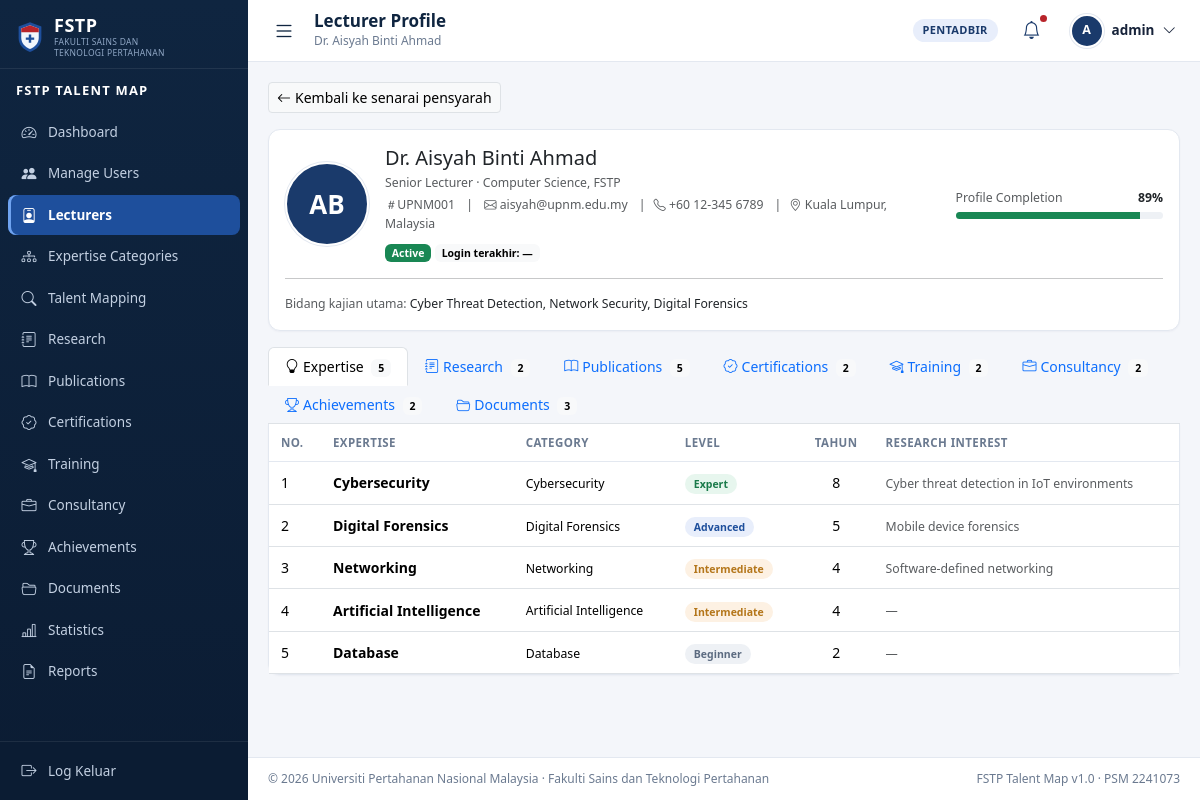
Page /admin/lecturers-view.php?id=1 (signed in) on the committed database.
### tables this page shows
CREATE TABLE users (
  user_id          INT AUTO_INCREMENT PRIMARY KEY,
  username         VARCHAR(50)  NOT NULL UNIQUE,
  email            VARCHAR(100) NOT NULL UNIQUE,
  password         VARCHAR(255) NOT NULL COMMENT 'password_hash() bcrypt',
  `role`           ENUM('admin','lecturer') NOT NULL DEFAULT 'lecturer',
  department_id    INT          NULL,
  status           ENUM('active','inactive') NOT NULL DEFAULT 'active',
  initial_password VARCHAR(50)  NULL COMMENT 'shown once when Admin resets',
  must_change_pw   TINYINT(1)   NOT NULL DEFAULT 0,
  last_login       DATETIME     NULL,
  created_at       DATETIME     NOT NULL DEFAULT CURRENT_TIMESTAMP,
  CONSTRAINT fk_users_department FOREIGN KEY (department_id)
    REFERENCES departments(department_id) ON DELETE SET NULL,
  INDEX idx_users_role (role),
  INDEX idx_users_status (status)
);

CREATE TABLE lecturers (
  lecturer_id   INT AUTO_INCREMENT PRIMARY KEY,
  user_id       INT          NOT NULL UNIQUE,
  staff_no      VARCHAR(20)  NOT NULL UNIQUE,
  full_name     VARCHAR(100) NOT NULL,
  email         VARCHAR(100) NOT NULL,
  department_id INT          NOT NULL,
  `position`    VARCHAR(100) NOT NULL,
  phone         VARCHAR(20)  NULL,
  location      VARCHAR(100) NULL,
  profile_photo VARCHAR(255) NULL,
  research_area TEXT         NULL,
  status        ENUM('active','inactive') NOT NULL DEFAULT 'active',
  created_at    DATETIME     NOT NULL DEFAULT CURRENT_TIMESTAMP,
  updated_at    DATETIME     NOT NULL DEFAULT CURRENT_TIMESTAMP ON UPDATE CURRENT_TIMESTAMP,
  CONSTRAINT fk_lecturers_user       FOREIGN KEY (user_id)       REFERENCES users(user_id)       ON DELETE CASCADE,
  CONSTRAINT fk_lecturers_department FOREIGN KEY (department_id) REFERENCES departments(department_id) ON DELETE RESTRICT,
  INDEX idx_lecturers_name (full_name),
  INDEX idx_lecturers_dept (department_id)
);

CREATE TABLE departments (
  department_id   INT AUTO_INCREMENT PRIMARY KEY,
  department_code VARCHAR(20)  NOT NULL UNIQUE,
  department_name VARCHAR(100) NOT NULL UNIQUE,
  description     TEXT         NULL,
  status          ENUM('active','inactive') NOT NULL DEFAULT 'active'
);

CREATE TABLE training (
  training_id         INT AUTO_INCREMENT PRIMARY KEY,
  lecturer_id         INT NOT NULL,
  training_name       VARCHAR(150) NOT NULL,
  organizer           VARCHAR(150) NOT NULL,
  `date`              DATE NOT NULL,
  duration_days       INT NOT NULL DEFAULT 1,
  status              ENUM('Completed','Ongoing','Planned') NOT NULL DEFAULT 'Completed',
  description         TEXT NULL,
  supporting_document VARCHAR(255) NULL,
  created_at          DATETIME NOT NULL DEFAULT CURRENT_TIMESTAMP,
  CONSTRAINT fk_training_lecturer FOREIGN KEY (lecturer_id) REFERENCES lecturers(lecturer_id) ON DELETE CASCADE,
  INDEX idx_training_lecturer (lecturer_id)
);

CREATE TABLE lecturer_expertise (
  lecturer_expertise_id INT AUTO_INCREMENT PRIMARY KEY,
  lecturer_id           INT NOT NULL,
  expertise_id          INT NOT NULL,
  expertise_level       ENUM('Beginner','Intermediate','Advanced','Expert') NOT NULL DEFAULT 'Beginner',
  years_experience      INT NOT NULL DEFAULT 0,
  research_interest     TEXT NULL COMMENT 'Research Interest (optional)',
  supporting_document   VARCHAR(255) NULL,
  status                ENUM('active','inactive') NOT NULL DEFAULT 'active',
  created_at            DATETIME NOT NULL DEFAULT CURRENT_TIMESTAMP,
  CONSTRAINT fk_le_lecturer  FOREIGN KEY (lecturer_id)  REFERENCES lecturers(lecturer_id) ON DELETE CASCADE,
  CONSTRAINT fk_le_expertise FOREIGN KEY (expertise_id) REFERENCES expertise(expertise_id) ON DELETE CASCADE,
  UNIQUE KEY uq_lecturer_expertise (lecturer_id, expertise_id),
  INDEX idx_le_expertise (expertise_id),
  INDEX idx_le_level (expertise_level)
);

CREATE TABLE expertise (
  expertise_id   INT AUTO_INCREMENT PRIMARY KEY,
  category_id    INT          NOT NULL,
  expertise_name VARCHAR(100) NOT NULL UNIQUE,
  description    TEXT         NULL,
  status         ENUM('active','inactive') NOT NULL DEFAULT 'active',
  created_at     DATETIME     NOT NULL DEFAULT CURRENT_TIMESTAMP,
  CONSTRAINT fk_expertise_category FOREIGN KEY (category_id)
    REFERENCES expertise_categories(category_id) ON DELETE RESTRICT,
  INDEX idx_expertise_name (expertise_name)
);

CREATE TABLE expertise_categories (
  category_id   INT AUTO_INCREMENT PRIMARY KEY,
  category_name VARCHAR(100) NOT NULL UNIQUE,
  description   TEXT         NULL,
  status        ENUM('active','inactive') NOT NULL DEFAULT 'active',
  created_at    DATETIME     NOT NULL DEFAULT CURRENT_TIMESTAMP
);

### admin/lecturers-view.php (the view, shortened to what the rows shown need)
<?php
require_once __DIR__ . '/../includes/auth.php';
require_admin();
$pdo        = db();
$lecturerId = (int)($_GET['id'] ?? 0);
$stmt = $pdo->prepare(
    'SELECT l.*, d.department_name, d.department_code,
            u.username, u.email AS login_email, u.status AS user_status, u.last_login
       FROM lecturers l
       LEFT JOIN departments d ON d.department_id = l.department_id
       LEFT JOIN users       u ON u.user_id       = l.user_id
      WHERE l.lecturer_id = :id
      LIMIT 1'
);
$stmt->execute([':id' => $lecturerId]);
$lecturer = $stmt->fetch();
$stmt = $pdo->prepare(
    'SELECT le.expertise_level, le.years_experience, le.research_interest, le.status, le.created_at,
            ex.expertise_name, ec.category_name
       FROM lecturer_expertise le
       JOIN expertise ex            ON ex.expertise_id = le.expertise_id
       LEFT JOIN expertise_categories ec ON ec.category_id = ex.category_id
      WHERE le.lecturer_id = :id
      ORDER BY FIELD(le.expertise_level, \'Expert\', \'Advanced\', \'Intermediate\', \'Beginner\'),
               le.years_experience DESC'
);
$stmt->execute([':id' => $lecturerId]);
$expertiseRows = $stmt->fetchAll();
$records    = [];
$counts     = [];
foreach (record_types() as $key => $type) {
    $sql = 'SELECT ' . $type['select'] . '
              FROM ' . $type['table'] . ' x
             WHERE x.lecturer_id = :id
             ORDER BY ' . $type['order'];
    $s = $pdo->prepare($sql);
    $s->execute([':id' => $lecturerId]);
    $records[$key] = $s->fetchAll();
    $counts[$key]  = count($records[$key]);
}
$photo = $lecturer['profile_photo'] && is_file(UPLOAD_PHOTO_DIR . '/' . $lecturer['profile_photo'])
    ? UPLOAD_PHOTO_URL . '/' . rawurlencode($lecturer['profile_photo'])
    : null;
$page_title = 'Lecturer Profile';
require_once __DIR__ . '/../includes/header.php';
?>
<div class="card mb-3">
    <div class="card-body">
        <div class="row g-3 align-items-center">
            <div class="col-auto">
                <?php if ($photo): ?>
                    <img src="<?= e($photo) ?>" alt="" class="avatar" style="width:84px;height:84px">
                <?php else: ?>
                    <span class="avatar avatar-initials" style="width:84px;height:84px;font-size:26px">
                        <?= e(initials($lecturer['full_name'])) ?>
                    </span>
                <?php endif; ?>
            </div>
            <div class="col">
                <h5 class="mb-1"><?= e($lecturer['full_name']) ?></h5>
                <div class="text-muted small mb-1">
                    <?= e($lecturer['position']) ?> &middot; <?= e($lecturer['department_name'] ?? '') ?>, FSTP
                </div>
                <div class="small text-muted">
                    <i class="bi bi-hash"></i><?= e($lecturer['staff_no']) ?>
                    <span class="mx-2">|</span>
                    <i class="bi bi-envelope"></i> <?= e($lecturer['email']) ?>
                    <?php if ($lecturer['phone']): ?>
                        <span class="mx-2">|</span><i class="bi bi-telephone"></i> <?= e($lecturer['phone']) ?>
                    <?php endif; ?>
                    <?php if ($lecturer['location']): ?>
                        <span class="mx-2">|</span><i class="bi bi-geo-alt"></i> <?= e($lecturer['location']) ?>
                    <?php endif; ?>
                </div>
                <div class="mt-2">
                    <?php if ($lecturer['status'] === 'active'): ?>
                        <span class="badge text-bg-success">Active</span>
                    <?php else: ?>
                        <span class="badge text-bg-secondary">Inactive</span>
                    <?php endif; ?>
                    <span class="badge text-bg-light">Login terakhir:
                        <?= e(relative_time($lecturer['last_login'])) ?></span>
                </div>
            </div>
            <div class="col-md-3">
            </div>
        </div>
        <?php if ($lecturer['research_area']): ?>
            <hr class="my-3">
            <div class="small">
                <span class="text-muted">Bidang kajian utama:</span>
                <?= e($lecturer['research_area']) ?>
            </div>
        <?php endif; ?>
    </div>
</div>
<ul class="nav nav-tabs" id="profileTabs" role="tablist">
    <?php foreach (record_types() as $key => $type): ?>
        <li class="nav-item" role="presentation">
            <button class="nav-link" data-bs-toggle="tab" data-bs-target="#tab-<?= e($key) ?>" type="button">
                <i class="bi <?= e($type['icon']) ?> me-1"></i><?= e($type['label']) ?>
                <span class="badge text-bg-light ms-1"><?= (int)$counts[$key] ?></span>
            </button>
        </li>
    <?php endforeach; ?>
</ul>
<div class="tab-content card border-top-0" style="border-radius:0 0 var(--fstp-radius) var(--fstp-radius)">
    <div class="tab-pane fade show active" id="tab-expertise">
        <div class="table-responsive">
            <table class="table table-hover align-middle mb-0">
                <thead>
                    <tr>
                        <th style="width:52px">No.</th>
                        <th>Expertise</th>
                        <th>Category</th>
                        <th>Level</th>
                        <th class="text-center">Tahun</th>
                        <th>Research Interest</th>
                    </tr>
                </thead>
                <tbody>
                <?php if (!$expertiseRows): ?>
                    <tr><td colspan="6"><div class="empty-state">
                        <i class="bi bi-lightbulb"></i>Tiada rekod kepakaran.</div></td></tr>
                <?php else: ?>
                    <?php foreach ($expertiseRows as $i => $row): ?>
                        <tr>
                            <td><?= $i + 1 ?></td>
                            <td><b><?= e($row['expertise_name']) ?></b></td>
                            <td><small><?= e($row['category_name'] ?? '—') ?></small></td>
                            <td>
                                <span class="badge-level level-<?= e(strtolower($row['expertise_level'])) ?>">
                                    <?= e($row['expertise_level']) ?>
                                </span>
                            </td>
                            <td class="text-center"><?= (int)$row['years_experience'] ?></td>
                            <td><small class="text-muted"><?= e($row['research_interest'] ?? '—') ?></small></td>
                        </tr>
                    <?php endforeach; ?>
                <?php endif; ?>
                </tbody>
            </table>
        </div>
    </div>
</div>
<?php require_once __DIR__ . '/../includes/footer.php'; ?>

### includes/header.php (shortened to what the rows shown need)
<?php
require_once __DIR__ . '/auth.php';
$__user      = current_user();
$page_title  = $page_title ?? 'Dashboard';
$avatarPhoto = $__user['profile_photo'] ?? null;
$avatarPath  = $avatarPhoto && is_file(UPLOAD_PHOTO_DIR . '/' . $avatarPhoto)
    ? UPLOAD_PHOTO_URL . '/' . rawurlencode($avatarPhoto)
    : null;
?>
<!DOCTYPE html>
<html lang="ms">
<head>
<link rel="stylesheet" href="<?= e(ASSETS_URL) ?>/vendor/bootstrap/bootstrap.min.css">
<link rel="stylesheet" href="<?= e(ASSETS_URL) ?>/vendor/bootstrap-icons/bootstrap-icons.css">
<link rel="stylesheet" href="<?= e(ASSETS_URL) ?>/css/app.css">
</head>
<body class="app-body">
<div class="app-shell">
    <div class="app-main">
        <header class="app-topbar">
            <div class="topbar-title">
                <h1><?= e($page_title) ?></h1>
            </div>
            <div class="topbar-right">
                <div class="dropdown">
                    <button class="user-menu" type="button" data-bs-toggle="dropdown" aria-expanded="false">
                        <?php if ($avatarPath): ?>
                            <img class="avatar" src="<?= e($avatarPath) ?>" alt="">
                        <?php else: ?>
                            <span class="avatar avatar-initials"><?= e(initials(display_name())) ?></span>
                        <?php endif; ?>
                        <span class="user-menu-name"><?= e(display_name()) ?></span>
                        <i class="bi bi-chevron-down"></i>
                    </button>
                </div>
            </div>
        </header>
        <main class="app-content">

### rows in the picture
users: initials(display_name()) "A", role "admin"
lecturers: full_name "AB", full_name "Dr. Aisyah Binti Ahmad", position "Senior Lecturer", department.department_name "Computer Science", staff_no "UPNM001", email "aisyah@upnm.edu.my", phone "+60 12-345 6789", location "Kuala Lumpur, Malaysia", user.last_login "—", research_area "Cyber Threat Detection, Network Security, Digital Forensics"
training: training_id "2", duration_days "3"
lecturer_expertise: expertise.expertise_name "Cybersecurity", expertise_categories.category_name "Cybersecurity", expertise_level "Expert", years_experience "8", research_interest "Cyber threat detection in IoT environments"
lecturer_expertise: expertise.expertise_name "Digital Forensics", expertise_categories.category_name "Digital Forensics", expertise_level "Advanced", years_experience "5", research_interest "Mobile device forensics"
lecturer_expertise: expertise.expertise_name "Networking", expertise_categories.category_name "Networking", expertise_level "Intermediate", years_experience "4", research_interest "Software-defined networking"
lecturer_expertise: expertise.expertise_name "Artificial Intelligence", expertise_categories.category_name "Artificial Intelligence", expertise_level "Intermediate", years_experience "4", research_interest "—"
lecturer_expertise: expertise.expertise_name "Database", expertise_categories.category_name "Database", expertise_level "Beginner", years_experience "2", research_interest "—"

### other values in the picture
$label "Dashboard"
$label "Manage Users"
$label "Lecturers"
$label "Expertise Categories"
$label "Talent Mapping"
$label "Research"
$label "Publications"
$label "Certifications"
$label "Training"
$label "Consultancy"
$label "Achievements"
$label "Documents"
$label "Statistics"
$label "Reports"
$page_title "Lecturer Profile"
